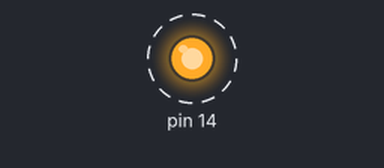
Bench run of a sketch on a simulated Arduino Uno, built with avr-gcc and run on an emulated ATmega328P. Shown: output pins drawn as LEDs (lit = HIGH). Dashed ring = blinking.

Above: at 0.5 s.
Timing chart, 0 to 4.7 s (numbered marks = the images above):
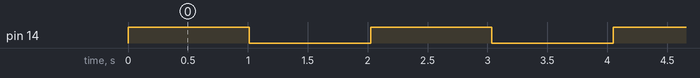

The sketch:

example1.ino
```cpp
// @author Abdelaziz Salah
// @author Khaled Hesham
#include <util/delay.h>
#include <avr/io.h>

// defining global conter
volatile uint8_t total_overFlow = 0;

void timer0_init() {
  // setting up the timer with prescaling 1024
  TCCR2B = 0x07; /// because timer 2 in the data sheet work with 00000111.

  // initializing the counter to 0
  TCNT2 = 0;

  // activating the intterupt.
  TIMSK2 = 0x01;
}

ISR  ( TIMER2_OVF_vect) {
  total_overFlow ++;
}

void setup() {
  // put your setup code here, to run once:
  DDRC = 0x01; // making the portC bit 0 as output
  PORTC |= (1<<PC0); // setting its initial value as 1, positive logic, means 1 is givin a flash.
  timer0_init();
}

void loop() {
  // put your main code here, to run repeatedly:
  if(total_overFlow > 30) {
    if(TCNT2 > 8){
      PORTC ^= 0x01;
      total_overFlow = 0;
      TCNT2 = 0;
    }
  }
}
```

Measured:
- by itself, pin 14: alternates HIGH for 1.0 s and LOW for 1.0 s
